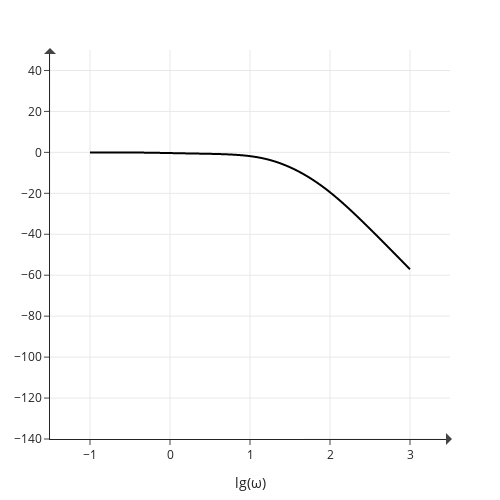

Notebook code cell kept with this figure:
### Code cell
W = np.linspace(-1, 3, 1001)
WS = 20 * np.log10(np.abs(ws(np.power(10,W))))
fig = go.Figure()

# X1 = np.linspace(W[1], np.log10(10), 2)
# Y1 = -20*X1 + 20
# fig.add_trace(
#     go.Scatter(
#         x=X1, y=Y1, line_shape='spline',
#         mode='lines',
#         line=dict(color='gray')
#         )
# )

# X2 = np.linspace(np.log10(10), np.log10(12.5), 2)
# Y2 = -20*X2 -20*(X2-np.log10(10)) + 20
# print(Y2)
# fig.add_trace(
#     go.Scatter(
#         x=X2, y=Y2, line_shape='spline',
#         mode='lines+markers',
#         line=dict(color='gray')
#         )
# )

# X3 = np.linspace(np.log10(12.5), W[len(W) - 1], 2)
# Y3 = -20*X3 -20*(X3-np.log10(10)) - 20*(X3 - np.log10(12.5)) + 20
# fig.add_trace(
#     go.Scatter(
#         x=X3, y=Y3, line_shape='spline',
#         mode='lines',
#         line=dict(color='gray')
#         )
# )

fig.add_trace(
    go.Scatter(
        x=W, y=WS, name="Lm", line_shape='spline',
        # mode='lines+markers',
        line=dict(color='black')
        )
    )

fig.update_layout(
    # title='ЛАЧХ',  
    autosize=False,
    width=500, height=500,
    margin=dict(l=50, r=50, b=50, t=50),
    template='simple_white',
    xaxis_title=r'lg(ω)',
    # yaxis_title=r'$d, r \text{ (solar radius)}$'
    )

fig.update_yaxes(tick0=0, dtick=20)

fig.update_xaxes(showgrid=True)
fig.update_yaxes(showgrid=True)

fig.update_yaxes(range=[-140, 50])
fig.update_xaxes(range=[-1.5, 3.5])

fig.add_annotation(
    x=3.5, y=-140,
    text="",
    ax=-150, ay=0,
    xshift=2,
    yshift=0,
    showarrow=True,
    arrowsize=20,
    arrowwidth=0.1,
    arrowhead=1
    )

fig.add_annotation(
    x=-1.5, y=50,
    text="",
    ax=0, ay=150,
    xshift=0,
    yshift=2,
    showarrow=True,
    arrowsize=20,
    arrowwidth=0.1,
    arrowhead=1
    )

# fig.add_annotation(x=-0.3, y=12,
#             text="-20 Дб/дек",
#             showarrow=False)

# fig.add_annotation(x=1.6, y=-65,
#             text="-60 Дб/дек",
#             showarrow=False)

# fig.add_annotation(x=1.5, y=3,
#             text="-40 Дб/дек",
#             showarrow=False)

fig.update_layout(showlegend=False)
fig.show(), plotly.io.write_image(fig, 'Сравнение ЛАЧХ.pdf', format='pdf')

### Figure 1 — Plotly figure (JSON) as saved in the notebook; plotly's stock layout.template omitted (floating-point values rounded to 4 significant figures; data arrays with more than 128 entries replaced by an {"elided": "..."} marker saying what was removed)
{"data": [{"line": {"color": "black", "shape": "spline"}, "name": "Lm", "type": "scatter", "x": {"elided": "1001 float values"}, "y": {"elided": "1001 float values"}}], "layout": {"annotations": [{"arrowhead": 1, "arrowsize": 20, "arrowwidth": 0.1, "ax": -150, "ay": 0, "showarrow": true, "text": "", "x": 3.5, "xshift": 2, "y": -140, "yshift": 0}, {"arrowhead": 1, "arrowsize": 20, "arrowwidth": 0.1, "ax": 0, "ay": 150, "showarrow": true, "text": "", "x": -1.5, "xshift": 0, "y": 50, "yshift": 2}], "autosize": false, "height": 500, "margin": {"b": 50, "l": 50, "r": 50, "t": 50}, "showlegend": false, "width": 500, "xaxis": {"range": [-1.5, 3.5], "showgrid": true, "title": {"text": "lg(ω)"}}, "yaxis": {"dtick": 20, "range": [-140, 50], "showgrid": true, "tick0": 0}}}
